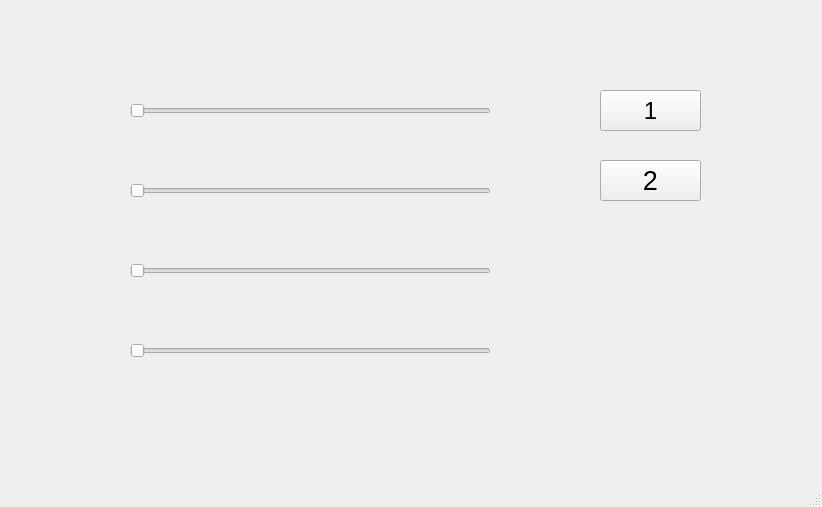
<?xml version="1.0" encoding="UTF-8"?>
<ui version="4.0">
 <class>MainWindow</class>
 <widget class="QMainWindow" name="MainWindow">
  <property name="geometry">
   <rect>
    <x>0</x>
    <y>0</y>
    <width>822</width>
    <height>507</height>
   </rect>
  </property>
  <property name="windowTitle">
   <string>METU MECH</string>
  </property>
  <widget class="QWidget" name="centralwidget">
   <widget class="QSlider" name="servo_1">
    <property name="geometry">
     <rect>
      <x>130</x>
      <y>90</y>
      <width>361</width>
      <height>41</height>
     </rect>
    </property>
    <property name="orientation">
     <enum>Qt::Horizontal</enum>
    </property>
   </widget>
   <widget class="QSlider" name="servo_2">
    <property name="geometry">
     <rect>
      <x>130</x>
      <y>170</y>
      <width>361</width>
      <height>41</height>
     </rect>
    </property>
    <property name="orientation">
     <enum>Qt::Horizontal</enum>
    </property>
   </widget>
   <widget class="QSlider" name="servo_3">
    <property name="geometry">
     <rect>
      <x>130</x>
      <y>250</y>
      <width>361</width>
      <height>41</height>
     </rect>
    </property>
    <property name="orientation">
     <enum>Qt::Horizontal</enum>
    </property>
   </widget>
   <widget class="QSlider" name="servo_4">
    <property name="geometry">
     <rect>
      <x>130</x>
      <y>330</y>
      <width>361</width>
      <height>41</height>
     </rect>
    </property>
    <property name="orientation">
     <enum>Qt::Horizontal</enum>
    </property>
   </widget>
   <widget class="QPushButton" name="pushButton">
    <property name="geometry">
     <rect>
      <x>600</x>
      <y>160</y>
      <width>101</width>
      <height>41</height>
     </rect>
    </property>
    <property name="font">
     <font>
      <pointsize>20</pointsize>
     </font>
    </property>
    <property name="text">
     <string>2</string>
    </property>
   </widget>
   <widget class="QPushButton" name="pushButton_2">
    <property name="geometry">
     <rect>
      <x>600</x>
      <y>90</y>
      <width>101</width>
      <height>41</height>
     </rect>
    </property>
    <property name="font">
     <font>
      <pointsize>18</pointsize>
     </font>
    </property>
    <property name="text">
     <string>1</string>
    </property>
   </widget>
  </widget>
  <widget class="QMenuBar" name="menubar">
   <property name="geometry">
    <rect>
     <x>0</x>
     <y>0</y>
     <width>822</width>
     <height>21</height>
    </rect>
   </property>
  </widget>
  <widget class="QStatusBar" name="statusbar"/>
 </widget>
 <resources/>
 <connections/>
</ui>
